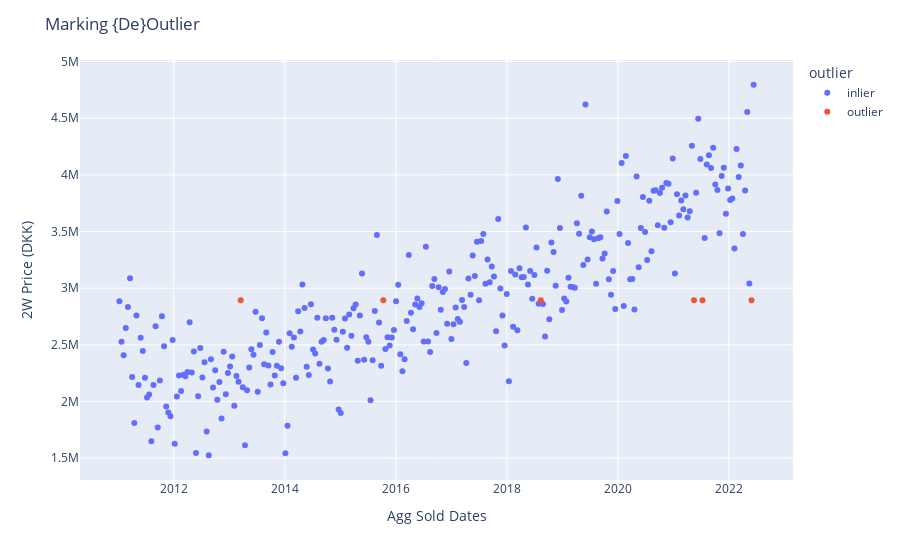

The code cell stored with this chart in its notebook:
### Code cell
(
    dataf
    .assign(outlier = np.where(dataf["price"].le(dataf["price"].quantile(.98)), 'inlier','outlier'))
    #.set_index('solddate')
    .assign(price = np.where(dataf["price"].le(dataf["price"].quantile(.98)), dataf["price"], np.NaN))
    .assign(price = lambda d: imputer.fit_transform(d[['price']]))
    .plot(kind="scatter",x="solddate", y="price", color="outlier", backend="plotly")
    .update_layout(
        title="Marking {De}Outlier",
        yaxis_title=f" {FREQ} Price (DKK)",
        xaxis_title="Agg Sold Dates"
    )
)

### Figure 1 — Plotly figure (JSON) as saved in the notebook; plotly's stock layout.template omitted (floating-point values rounded to 4 significant figures; data arrays with more than 128 entries replaced by an {"elided": "..."} marker saying what was removed)
{"data": [{"hovertemplate": "outlier=inlier<br>solddate=%{x}<br>price=%{y}<extra></extra>", "legendgroup": "inlier", "marker": {"color": "#636efa", "symbol": "circle"}, "mode": "markers", "name": "inlier", "orientation": "v", "showlegend": true, "type": "scatter", "x": {"elided": "293 str values"}, "xaxis": "x", "y": {"elided": "293 float values"}, "yaxis": "y"}, {"hovertemplate": "outlier=outlier<br>solddate=%{x}<br>price=%{y}<extra></extra>", "legendgroup": "outlier", "marker": {"color": "#EF553B", "symbol": "circle"}, "mode": "markers", "name": "outlier", "orientation": "v", "showlegend": true, "type": "scatter", "x": ["2013-03-17T00:00:00", "2015-10-11T00:00:00", "2018-08-12T00:00:00", "2021-05-16T00:00:00", "2021-07-11T00:00:00", "2022-05-29T00:00:00"], "xaxis": "x", "y": [2893000.0, 2893000.0, 2893000.0, 2893000.0, 2893000.0, 2893000.0], "yaxis": "y"}], "layout": {"autosize": true, "legend": {"title": {"text": "outlier"}, "tracegroupgap": 0}, "margin": {"t": 60}, "title": {"text": "Marking {De}Outlier"}, "xaxis": {"anchor": "y", "autorange": true, "domain": [0, 1], "range": ["2010-05-06 13:53:00.1296", "2023-02-14 10:06:59.8704"], "title": {"text": "Agg Sold Dates"}, "type": "date"}, "yaxis": {"anchor": "x", "autorange": true, "domain": [0, 1], "range": [1273000.0, 5048000.0], "title": {"text": " 2W Price (DKK)"}, "type": "linear"}}}
